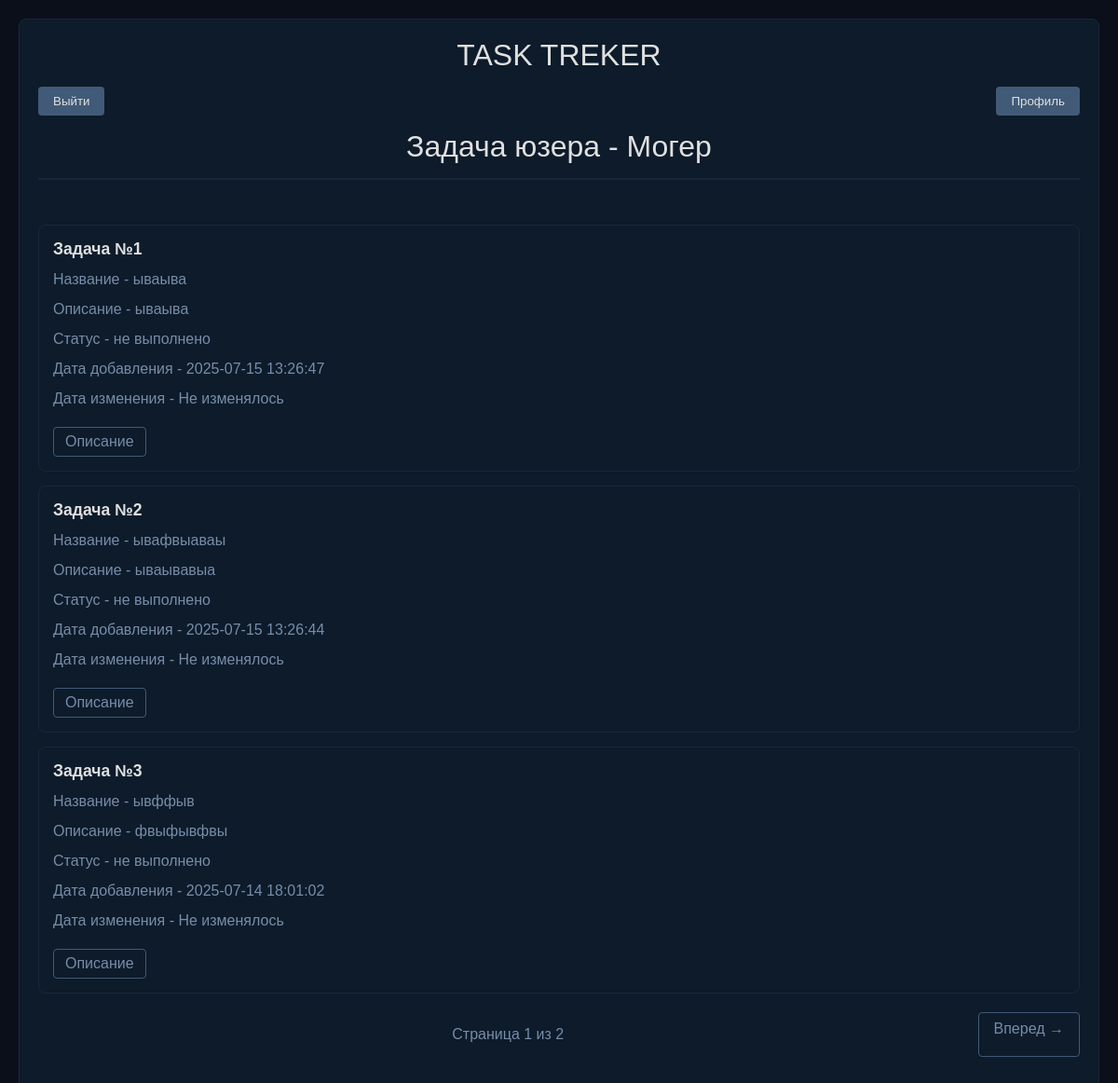
Screenshot of /view_products/1 (signed in) with the database file from the repository.
### Task_Treker/database.py (models this page shows)
class Users(Base):
    __tablename__ = "users"
    id : Mapped[int] = mapped_column(primary_key=True, autoincrement=True)
    name : Mapped[str]
    password : Mapped[str]
    joined : Mapped[datetime] = mapped_column(server_default=func.now())
    user_task : Mapped[list["Tasks"]] = relationship(back_populates="task_user",lazy = "joined")

class Tasks(Base):
    __tablename__ = "tasks"
    id : Mapped[int] = mapped_column(primary_key=True, autoincrement=True)
    user_id : Mapped[int] = mapped_column(ForeignKey(Users.id)) #внешний ключ
    name : Mapped[str]
    description : Mapped[str]
    status: Mapped[str] = mapped_column(default="не выполнено")
    data : Mapped[datetime] = mapped_column(server_default=func.now())
    updated_at: Mapped[str] = mapped_column(default="Не изменялось", nullable=True)
    completed_at: Mapped[str] = mapped_column(default="Еще не выполнено",nullable=True)
    task_user : Mapped["Users"] = relationship(back_populates="user_task",lazy = "joined")

### Task_Treker/app.py (the view)
@app.get("/view_products/<int:page>")
@check_login
def watch_tovars(page):
    user_id = session["user_id"]
    per_page = 3
    with Session() as db_session:
        user_product = db_session.scalars(
            select(Tasks)
            .where(Tasks.user_id == user_id)
            .where(Tasks.status == "не выполнено")
            .order_by(desc(Tasks.data))
            .offset((page-1) * per_page)
            .limit(per_page)
        ).unique().all()
        count = db_session.scalar(
            select(func.count(Tasks.id))
            .where(Tasks.user_id == user_id)
            .where(Tasks.status == "не выполнено")  # ← Важно!
        )
        user_name = session["username"]  # Упростил получение имени
        max_page = max(1, ceil(count / per_page))
        page = min(page, max_page)
    return render_template(
        "view_products.html",
        user_name=user_name,
        page=page,
        tasks=user_product,
        total_page=max_page  # ← Теперь передаём корректное значение!
    )

### Task_Treker/app.py (called while the page is built)
def check_login(func): #Декоратор
    @wraps(func) # для декоратов чтобы сохранило все данные
    def wraper(*args, **kwargs): # Улучшеная функция наша
        if "user_id" not in session:
            return redirect(url_for("logout"))
        else:
            return func(*args, **kwargs)
    return wraper

### Task_Treker/templates/view_products.html (shortened to what this page needs)
<!DOCTYPE html>
<html>
<head>
</head>
<body>
    <div class="logo">
        <h1>TASK TREKER</h1>
        <div class="buttons-container">
            <form action="/exit" method="post" class="exit-form">
                <button type="submit" class="exit-btn">Выйти</button>
            </form>
            <form action="{{ url_for('profile') }}" method="get" class="profile-form">
                <button type="submit" class="profile-btn">Профиль</button>
            </form>
        </div>
        <h1 class="user-title">Задача юзера - {{user_name}}</h1>
        <hr><br>
        {% if tasks %}
            {% for item in tasks %}
            <div class="task">
                <b>Задача №{{ loop.index }}</b>
                <p>Название - {{ item.name }}</p>
                <p>Описание - {{ item.description }}</p>
                <p>Статус - {{ item.status }}</p>
                <p>Дата добавления - {{ item.data }}</p>
                <p>Дата изменения - {{ item.updated_at}}</p>
                <a href="{{ url_for('update_task', page=page, id=item.id) }}">Описание</a>
            </div>
            {% endfor %}
        {% else %}
        <div class="no-tasks">
            <p>У вас пока нет задач. Создайте первую!</p>
        </div>
        {% endif %}
           <div class="pagination">
                <span class="page-info">Страница {{ page }} из {{ total_page }}</span>
                {% if page < total_page %}
                    <a href="{{url_for('watch_tovars', page = page + 1)}}">Вперед →</a>
                {% else %}
                    <span></span>
                {% endif %}
            </div>
    </div>
</body>
</html>

### Task_Treker/templates/view_products.html (style rules this page uses)
body { background-color: #0a0f1a; color: #e0e0e0; font-family: Arial, sans-serif; margin: 0; padding: 20px; }
.logo { background: #0d1b2a; padding: 20px; border-radius: 8px; margin-bottom: 20px; border: 1px solid #1b263b; }
.logo h1 { color: #e0e0e0; margin: 0; text-align: center; font-size: 2em; font-weight: normal; }
.buttons-container { display: flex; justify-content: space-between; margin: 15px 0; }
.exit-btn, .profile-btn { background: #415a77; color: #e0e0e0; border: none; padding: 8px 16px; border-radius: 4px; cursor: pointer; transition: all 0.3s; }
.user-title { text-align: center; color: #e0e0e0; margin: 15px 0; }
hr { border: 1px solid #1b263b; margin: 15px 0; }
.task { background: #0d1b2a; padding: 15px; margin: 15px 0; border-radius: 8px; border: 1px solid #1b263b; }
.task b { color: #e0e0e0; font-size: 1.1em; display: block; margin-bottom: 10px; }
.task p { color: #778da9; margin: 8px 0; line-height: 1.5; }
.task a { color: #778da9; text-decoration: none; display: inline-block; margin-top: 10px; padding: 6px 12px; border: 1px solid #415a77; border-radius: 4px; transition: all 0.3s; }
.pagination { display: flex; justify-content: space-between; margin: 20px 0; }
.pagination a { color: #778da9; text-decoration: none; padding: 8px 16px; border: 1px solid #415a77; border-radius: 4px; transition: all 0.3s; }
.page-info { text-align: center; color: #778da9; margin: 15px 0; }

### rows the page displays
Users: name "Могер"
Tasks: name "ываыва", description "ываыва", status "не выполнено", data "2025-07-15 13:26:47", updated_at "Не изменялось"
Tasks: name "ывафвыаваы", description "ываывавыа", status "не выполнено", data "2025-07-15 13:26:44", updated_at "Не изменялось"
Tasks: name "ывффыв", description "фвыфывфвы", status "не выполнено", data "2025-07-14 18:01:02", updated_at "Не изменялось"

### other values shown
{{ page }} "1"
{{ total_page }} "2"
